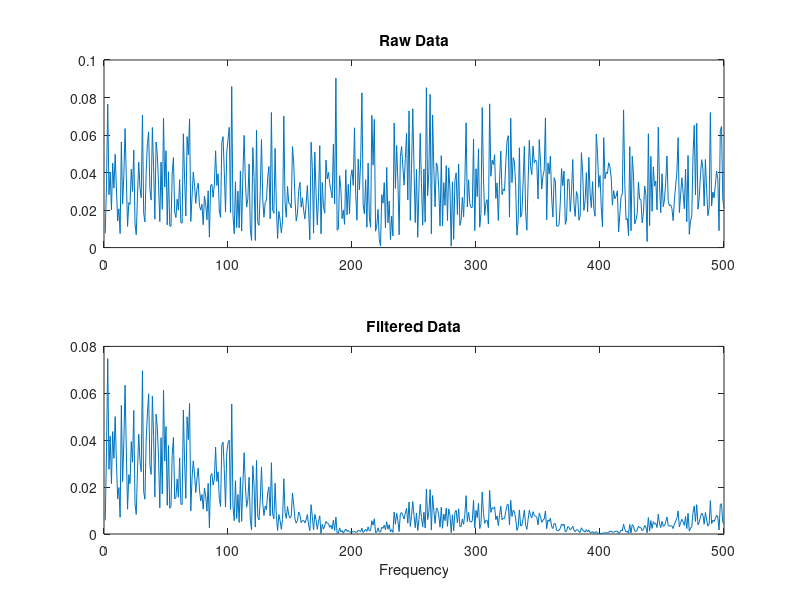

MATLAB code to generate this figure:
npts=1000;
ntaps = 5;
b =ones(1, ntaps) / ntaps; % create filter coefficients for 5- point moving average

x=(rand(npts,1)*2)-1; % raw data from -1 to +1
filtered_data=filter(b,1,x); % filter using 'b' coefficients

subplot(2,1,1); % 1st subplot
plot(x); % plot raw data
title('Raw Data');
subplot(2,1,2); % 2nd subplot
plot(filtered_data); %plot filtered data
title('Filtered Data');
xlabel('Time');


% Perform FFT on original and filtered signal
fftpts=npts; % number points in FFT
hpts=fftpts/2; % half number of FFT points
x_fft=abs(fft(x))/hpts; %scaled FFT of original signal
filtered_fft=abs(fft(filtered_data))/hpts; %scaled FFT of filtered signal

subplot(2,1,1) %1st subplot
plot(x_fft(1:hpts)); %plot first half of data points
title('Raw Data');
subplot(2,1,2) %2nd subplot
plot(filtered_fft(1:hpts));%plot first half data points
title('Filtered Data');
xlabel('Frequency');
